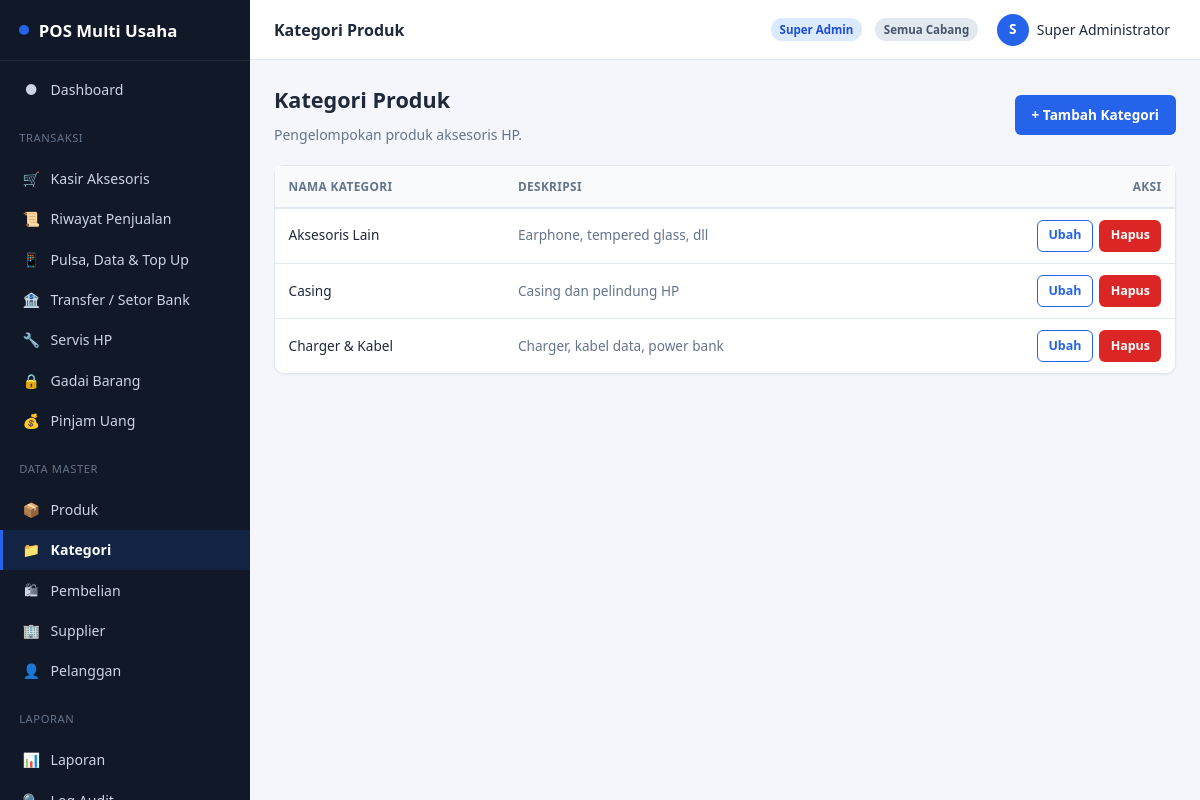
Page /categories/index (signed in) on the committed database.
### tables this page shows
CREATE TABLE IF NOT EXISTS categories (
    id            INT UNSIGNED AUTO_INCREMENT PRIMARY KEY,
    name          VARCHAR(100) NOT NULL,
    description   VARCHAR(255) DEFAULT NULL,
    created_at    DATETIME     NOT NULL DEFAULT CURRENT_TIMESTAMP,
    deleted_at    DATETIME     DEFAULT NULL
);

### app/core/Controller.php (called while the page is built, shortened)
<?php
abstract class Controller
{
    protected function view(string $view, array $data = [], string $layout = 'app'): void
    {
        extract($data, EXTR_SKIP);
        $viewFile = VIEW_PATH . '/' . $view . '.php';
        $content = function () use ($viewFile, $data): void {
            extract($data, EXTR_SKIP);
            require $viewFile;
        };
        require VIEW_PATH . '/layouts/' . $layout . '.php';
    }
}

### app/controllers/CategoryController.php (called while the page is built, shortened)
<?php
final class CategoryController extends Controller
{
    public function index(): void
    {
        $this->view('categories/index', [
            'title'      => 'Kategori Produk',
            'categories' => CategoryModel::all('name'),
        ]);
    }
}

### app/core/Router.php (called while the page is built, shortened)
<?php
final class Router
{
    public static function dispatch(string $route): void
    {
        $route = trim($route, '/');
        $segments = $route === '' ? [] : explode('/', $route);
        $action    = $segments[1] ?? 'index';
        $params    = array_slice($segments, 2);
        $controller = new $controllerClass();
        call_user_func_array([$controller, $action], $params);
    }
}

### index.php (called while the page is built, shortened)
<?php
$route = $_GET['route'] ?? '';
Router::dispatch($route);

### app/core/Model.php (called while the page is built, shortened)
<?php
abstract class Model
{
    protected static string $table;
    protected static bool $softDelete = false;
    protected static function db(): PDO
    {
        return Database::connection();
    }
    protected static function baseWhere(): string
    {
        return static::$softDelete ? ' WHERE deleted_at IS NULL' : '';
    }
    public static function all(string $orderBy = ''): array
    {
        $sql = 'SELECT * FROM ' . static::$table . static::baseWhere();
        if ($orderBy !== '') {
            $sql .= ' ORDER BY ' . $orderBy;
        }
        return static::db()->query($sql)->fetchAll();
    }
}

### app/views/categories/index.php (the view, shortened to what this page needs)
<div class="content-header">
    <div>
        <h1>Kategori Produk</h1>
        <p class="text-muted mb-0">Pengelompokan produk aksesoris HP.</p>
    </div>
    <a class="btn" href="<?= e(url('categories/create')) ?>">+ Tambah Kategori</a>
</div>
<div class="card">
    <div class="table-wrap">
        <table>
            <thead><tr><th>Nama Kategori</th><th>Deskripsi</th><th class="text-right">Aksi</th></tr></thead>
            <tbody>
            <?php foreach ($categories as $c): ?>
                <tr>
                    <td><?= e($c['name']) ?></td>
                    <td class="text-muted"><?= e($c['description'] ?? '-') ?></td>
                    <td class="text-right">
                        <div class="table-actions" style="justify-content:flex-end;">
                            <a class="btn btn-sm btn-outline" href="<?= e(url('categories/edit/' . $c['id'])) ?>">Ubah</a>
                            <form method="post" action="<?= e(url('categories/destroy/' . $c['id'])) ?>" data-confirm="Hapus kategori ini?">
                                <button type="submit" class="btn btn-sm btn-danger">Hapus</button>
                            </form>
                        </div>
                    </td>
                </tr>
            <?php endforeach; ?>
            </tbody>
        </table>
    </div>
</div>

### assets/css/app.css (style rules this page uses)
:root { --color-primary: #2563eb; --color-primary-dark: #1d4ed8; --color-primary-light: #dbeafe; --color-success: #16a34a; --color-success-light: #dcfce7; --color-danger: #dc2626; --color-danger-light: #fee2e2; --color-warning: #d97706; --color-warning-light: #fef3c7; --color-info: #0891b2; --color-bg: #f4f6fb; --color-surface: #ffffff; --color-border: #e2e8f0; --color-text: #1e293b; --color-text-muted: #64748b; --color-sidebar-bg: #111827; --color-sidebar-text: #cbd5e1; --color-sidebar-active: #2563eb; --radius-sm: 6px; --radius-md: 10px; --radius-lg: 16px; --shadow-sm: 0 1px 2px rgba(15, 23, 42, .06); --shadow-md: 0 4px 12px rgba(15, 23, 42, .08); --sidebar-width: 250px; --header-height: 60px; }
* { box-sizing: border-box; }
html, body { margin: 0; padding: 0; height: 100%; }
body { font-family: 'Segoe UI', Roboto, -apple-system, BlinkMacSystemFont, Arial, sans-serif; background: var(--color-bg); color: var(--color-text); font-size: 14px; line-height: 1.5; }
a { color: var(--color-primary); text-decoration: none; }
h1, h2, h3, h4 { margin: 0 0 .5rem; font-weight: 600; }
p { margin: 0 0 .75rem; }
.content-header { display: flex; align-items: center; justify-content: space-between; flex-wrap: wrap; gap: .75rem; margin-bottom: 1.25rem; }
.content-header h1 { font-size: 1.35rem; }
.card { background: var(--color-surface); border: 1px solid var(--color-border); border-radius: var(--radius-md); box-shadow: var(--shadow-sm); margin-bottom: 1.25rem; }
.btn { display: inline-flex; align-items: center; justify-content: center; gap: .4rem; padding: .55rem 1rem; border-radius: var(--radius-sm); border: 1px solid transparent; font: inherit; font-weight: 600; font-size: .85rem; cursor: pointer; background: var(--color-primary); color: #fff; transition: filter .15s ease; }
.btn-sm { padding: .35rem .65rem; font-size: .78rem; }
.btn-outline { background: transparent; color: var(--color-primary); border-color: var(--color-primary); }
.btn-danger { background: var(--color-danger); }
.table-wrap { overflow-x: auto; }
table { width: 100%; border-collapse: collapse; font-size: .85rem; }
thead th { text-align: left; padding: .7rem .85rem; background: #f8fafc; border-bottom: 2px solid var(--color-border); font-size: .74rem; text-transform: uppercase; letter-spacing: .03em; color: var(--color-text-muted); white-space: nowrap; }
tbody td { padding: .7rem .85rem; border-bottom: 1px solid var(--color-border); vertical-align: middle; }
tbody tr:last-child td { border-bottom: none; }
.text-right { text-align: right; }
.table-actions { display: flex; gap: .4rem; flex-wrap: wrap; }
.mb-0 { margin-bottom: 0; }
.text-muted { color: var(--color-text-muted); }

### rows in the picture
categories: name "Aksesoris Lain", description "Earphone, tempered glass, dll"
categories: name "Casing", description "Casing dan pelindung HP"
categories: name "Charger & Kabel", description "Charger, kabel data, power bank"

### other values in the picture
APP_NAME "POS Multi Usaha"
$item['icon'] "●"
$item['label'] "Dashboard"
$item['icon'] "🛒"
$item['label'] "Kasir Aksesoris"
$item['icon'] "📜"
$item['label'] "Riwayat Penjualan"
$item['icon'] "📱"
$item['label'] "Pulsa, Data & Top Up"
$item['icon'] "🏦"
$item['label'] "Transfer / Setor Bank"
$item['icon'] "🔧"
$item['label'] "Servis HP"
$item['icon'] "🔒"
$item['label'] "Gadai Barang"
